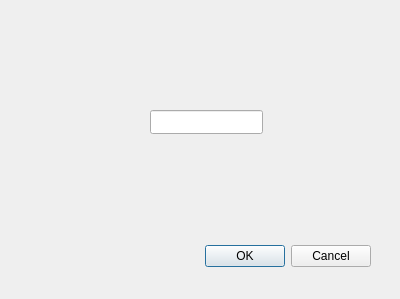
<?xml version="1.0" encoding="UTF-8"?>
<ui version="4.0">
 <class>addlangwindow</class>
 <widget class="QDialog" name="addlangwindow">
  <property name="geometry">
   <rect>
    <x>0</x>
    <y>0</y>
    <width>400</width>
    <height>299</height>
   </rect>
  </property>
  <property name="windowTitle">
   <string>Dialog</string>
  </property>
  <widget class="QDialogButtonBox" name="buttonBox">
   <property name="geometry">
    <rect>
     <x>30</x>
     <y>240</y>
     <width>341</width>
     <height>32</height>
    </rect>
   </property>
   <property name="orientation">
    <enum>Qt::Orientation::Horizontal</enum>
   </property>
   <property name="standardButtons">
    <set>QDialogButtonBox::StandardButton::Cancel|QDialogButtonBox::StandardButton::Ok</set>
   </property>
  </widget>
  <widget class="QLineEdit" name="lineEdit">
   <property name="geometry">
    <rect>
     <x>150</x>
     <y>110</y>
     <width>113</width>
     <height>24</height>
    </rect>
   </property>
  </widget>
 </widget>
 <resources/>
 <connections>
  <connection>
   <sender>buttonBox</sender>
   <signal>accepted()</signal>
   <receiver>addlangwindow</receiver>
   <slot>accept()</slot>
   <hints>
    <hint type="sourcelabel">
     <x>248</x>
     <y>254</y>
    </hint>
    <hint type="destinationlabel">
     <x>157</x>
     <y>274</y>
    </hint>
   </hints>
  </connection>
  <connection>
   <sender>buttonBox</sender>
   <signal>rejected()</signal>
   <receiver>addlangwindow</receiver>
   <slot>reject()</slot>
   <hints>
    <hint type="sourcelabel">
     <x>316</x>
     <y>260</y>
    </hint>
    <hint type="destinationlabel">
     <x>286</x>
     <y>274</y>
    </hint>
   </hints>
  </connection>
 </connections>
</ui>
